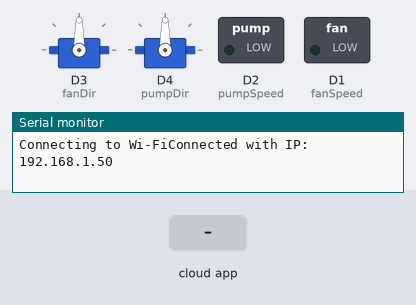
A sketch run on a simulated ESP8266 (NodeMCU). On the bench: 2 × servo, switched loads named in the sketch (green lamp = pin HIGH), the last lines printed to the serial monitor. Inputs (shaded band) come from the test bench. WiFi joins after 1.5 s; servers stay silent unless stated; network time is answered at once with the bench clock; the local clock reads 2024-03-15 10:24:30 at power-on unless the sketch sets it; the Firebase database answers and starts empty; pins used as bus, display or sensor lines are not drawn.

Above: at 2.8 s.
2.9 s: the phone or cloud app sets fanON to 1
At 8.8 s:
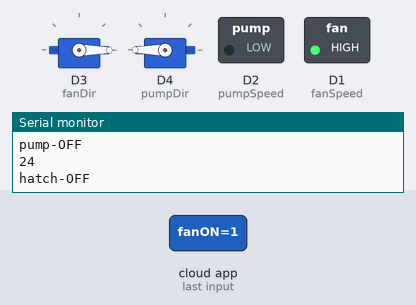
8.9 s: the phone or cloud app sets hatchState to 1
At 14.2 s:
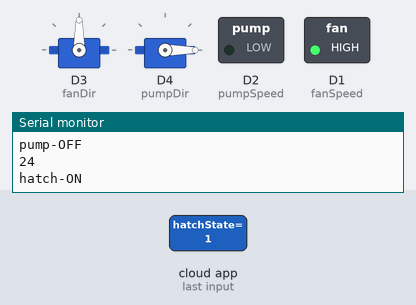
14.5 s: the phone or cloud app sets fanON to 0
At 18.3 s:
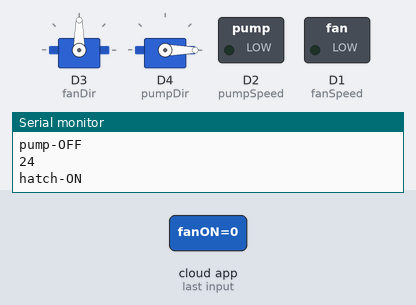
18.9 s: the phone or cloud app sets hatchState to 0
At 22.3 s:
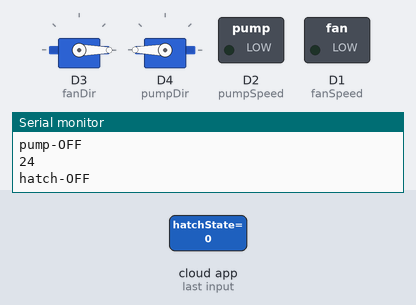
Timing chart, 0 to 23.8 s (numbered marks = the images above; inputs shaded):
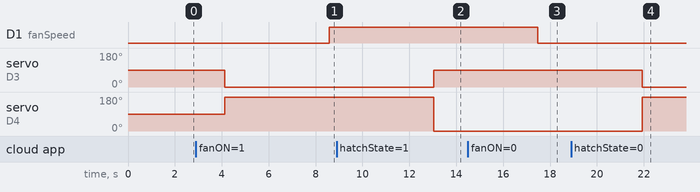

Measured:
- after the input at 2.9 s, D1 (fanSpeed): LOW → HIGH after 5.7 s
- after the input at 8.9 s, servo on D3 (fanDir): 0° → 90° after 4.1 s; servo on D4 (pumpDir): 180° → 0° after 4.1 s
- after the input at 14.5 s, D1 (fanSpeed): HIGH → LOW after 3.0 s
- after the input at 18.9 s, servo on D3 (fanDir): 90° → 0° after 3.0 s; servo on D4 (pumpDir): 0° → 180° after 3.0 s

The sketch:

MainArduinoCode.ino
```cpp
#include <FirebaseESP8266.h>
#include <ESP8266WiFi.h>
#include <WiFiUdp.h>
#include <NTPClient.h>
#include <Wire.h>
#include <AM2320.h>
#include <Servo.h>

AM2320 sensor;
Servo bigHatchServo;
Servo fanHatchServo;

//defines where we should conect to firebase via the webb with the wifi name and pasword

#define FIREBASE_HOST "https://waxteras-default-rtdb.europe-west1.firebasedatabase.app"
#define FIREBASE_AUTH "AIzaSyBslwY7gKcIWTltrOcEeDooZWzSRRcSBUg"
#define WIFI_SSID "ABBgym_2.4"
#define WIFI_PASSWORD "mittwifiarsabra"

//#define WIFI_SSID "Almesbo_wifi"
//#define WIFI_PASSWORD "KottenAlmesbo"

//Define Firebase Data objects
FirebaseData firebaseData1;


const byte fanSpeed = 5;
const byte fanDir = 0;
const byte pumpSpeed = 4;
const byte pumpDir = 2;

String path = "/Nodes";
String nodeID = "Node2";      //This is this node ID to receive control
String otherNodeID = "Node1"; //This is other node ID to control

//setting up time and timezone

WiFiUDP ntpUDP;
NTPClient timeClient(ntpUDP, "pool.ntp.org", 7200, 60000);

String Time;
int days;
int hours;
int minutes;
int seconds;
int timeEpoche;
int months = 1;
int timesec;
int monthDay;
int monthDayRound = llround(monthDay) + 1;

bool fanState;
bool pumpState;
bool hatchState;

bool oken;
bool grasmark;
bool regnskog;

int hum;
int temp;
float earthHum;

int TargetTemp;

void setup() {
  // put your setup code here, to run once:
  timeClient.begin();
  if (!Firebase.beginStream(firebaseData1, path + "/" + nodeID))
  {
    Serial.println("Could not begin stream");
    Serial.println("REASON: " + firebaseData1.errorReason());
  }

  Serial.begin(9600);

  bigHatchServo.attach(D3, 544, 2400);
  fanHatchServo.attach(D4, 544, 2400);
  Wire.begin(14, 12);

  WiFi.begin(WIFI_SSID, WIFI_PASSWORD );
  Serial.print("Connecting to Wi-Fi");
  while (WiFi.status() != WL_CONNECTED) {
    delay(300);
  }

  Serial.print("Connected with IP: ");
  Serial.println(WiFi.localIP());

  pinMode(pumpDir, OUTPUT);
  digitalWrite(pumpDir, HIGH);

  pinMode(fanDir, OUTPUT);
  digitalWrite(fanDir, HIGH);

  Firebase.begin(FIREBASE_HOST, FIREBASE_AUTH );
  Firebase.reconnectWiFi(true);
}


void checkAll() {
  if (fanState == true) {
    Serial.println("fan-ON");
    analogWrite(fanSpeed, 1023);
  }
  else {
    Serial.println("fan-OFF");
    analogWrite(fanSpeed, 0);
  }

  if (pumpState == true) {
    if (oken == true) {
      if (minutes == 30) {
        if (seconds > 30) {
          Serial.println("pump-ON-Oken");
          analogWrite(pumpSpeed, 1023);
        }
      }
      else {
        Serial.println("pump-OFF");
        analogWrite(pumpSpeed, 0);
      }
    }
    else if (grasmark == true) {
      if (minutes == 10 || minutes == 30 || minutes == 50) {
        if (seconds > 50) {
          Serial.println("pump-ON-Grasmark");
          analogWrite(pumpSpeed, 1023);
        }
      }
      else {
        Serial.println("pump-OFF");
        analogWrite(pumpSpeed, 0);
      }
    }
    else if (regnskog == true) {
      if (minutes == 0 || minutes == 5 || minutes == 10 || minutes == 15 || minutes == 20 || minutes == 25 || minutes == 30 || minutes == 35 || minutes == 40 || minutes == 45 || minutes == 50 || minutes == 55) {
        Serial.println(minutes);
        Serial.println("pump-ON-Regnskog");
        analogWrite(pumpSpeed, 1023);
      }
      else {
        Serial.println("pump-OFF");
        analogWrite(pumpSpeed, 0);
        Serial.println(minutes);
      }
    }

  }
  else {
    Serial.println("pump-OFF");
    analogWrite(pumpSpeed, 0);
    Serial.println(minutes);
  }

  if (hatchState == true) {
    Serial.println("hatch-ON");
    bigHatchServo.write(90);
    fanHatchServo.write(0);
  }
  else {
    Serial.println("hatch-OFF");
    bigHatchServo.write(0);
    fanHatchServo.write(180);
  }
}

void updateTime() {
  timeClient.update();

  minutes = timeClient.getMinutes();
  seconds = timeClient.getSeconds();
  hours = timeClient.getHours() - 1;
  timeEpoche = timeClient.getEpochTime();
  timesec = timeEpoche - 1672517078;
  monthDay = ((timesec) / 86400);

  if (monthDay >= 31 &&  monthDay <= 59) {
    months = 1;
    monthDayRound = llround(monthDay) - 30;
  }
  else if (monthDay >= 59 && monthDay <= 90) {
    months = 2;
    monthDayRound = llround(monthDay) - 58;
  }
}

void loop() {
  // put your main code here, to run repeatedly:
  updateTime();

  if (!Firebase.readStream(firebaseData1)) {
    Serial.println("Can't read stream data");
    Serial.println("REASON: " + firebaseData1.errorReason());
  }
  if (firebaseData1.streamTimeout()) {
    Serial.println("Stream timeout, resume streaming...");
  }

  if (Firebase.getBool(firebaseData1, "LiveData/fanON")) {
    if (firebaseData1.dataType() == "boolean") {
      fanState = firebaseData1.boolData();
    }
  }

  if (Firebase.getBool(firebaseData1, "LiveData/HumidifyerOn")) {
    if (firebaseData1.dataType() == "boolean") {
      pumpState = firebaseData1.boolData();
    }
  }

  if (Firebase.getBool(firebaseData1, "LiveData/hatchState")) {
    if (firebaseData1.dataType() == "boolean") {
      hatchState = firebaseData1.boolData();
    }
  }
  delay(2000);
  checkAll();

  //  Serial.print("Gate:");
  //  Serial.println(hatchState);
  //
  //  Serial.print("monthDayRound");
  //  Serial.println(monthDayRound);
  //  Serial.print("hours");
  //  Serial.println(hours);
  //  Serial.print("minutes");
  //  Serial.println(minutes);


  //  if (sensor.measure()) {
  //    Serial.println("AM2320Working");
  //  }
  //  else{
  //    Serial.print("error:");
  //    Serial.println(sensor.getErrorCode());
  //  }
  //  temp = sensor.getTemperature();
  //  hum = sensor.getHumidity();
  //  Serial.print("temp:");
  //  Serial.println(temp);
  //  Serial.print("hum");
  //  Serial.println(hum);

  //  Firebase.setInt(firebaseData2, "/TempHum/Month" + String(months) + "/days" + String(monthDayRound) + "/Hour-" + String(hours) + "/Minute" + String(minutes) + "/humidity", hum);
  //  Firebase.setInt(firebaseData2, "LiveData/LiveLuft", hum);

  //  Firebase.setInt(firebaseData2, "/TempHum/Month" + String(months) + "/days" + String(monthDayRound) + "/Hour-" + String(hours) + "/Minute" + String(minutes) + "/temperature", temp);
  //  Firebase.setInt(firebaseData2, "LiveData/LiveTemp", temp);
  //  Firebase.setInt(firebaseData2, "/TempHum/Month" + String(months) + "/days" + String(monthDayRound) + "/Hour-" + String(hours) + "/Minute" + String(minutes) + "/EarthHumidity", 34);
  //  Firebase.setInt(firebaseData2, "LiveData/LiveJord", 34);

  delay(2000);
  checkAll();
}
```
